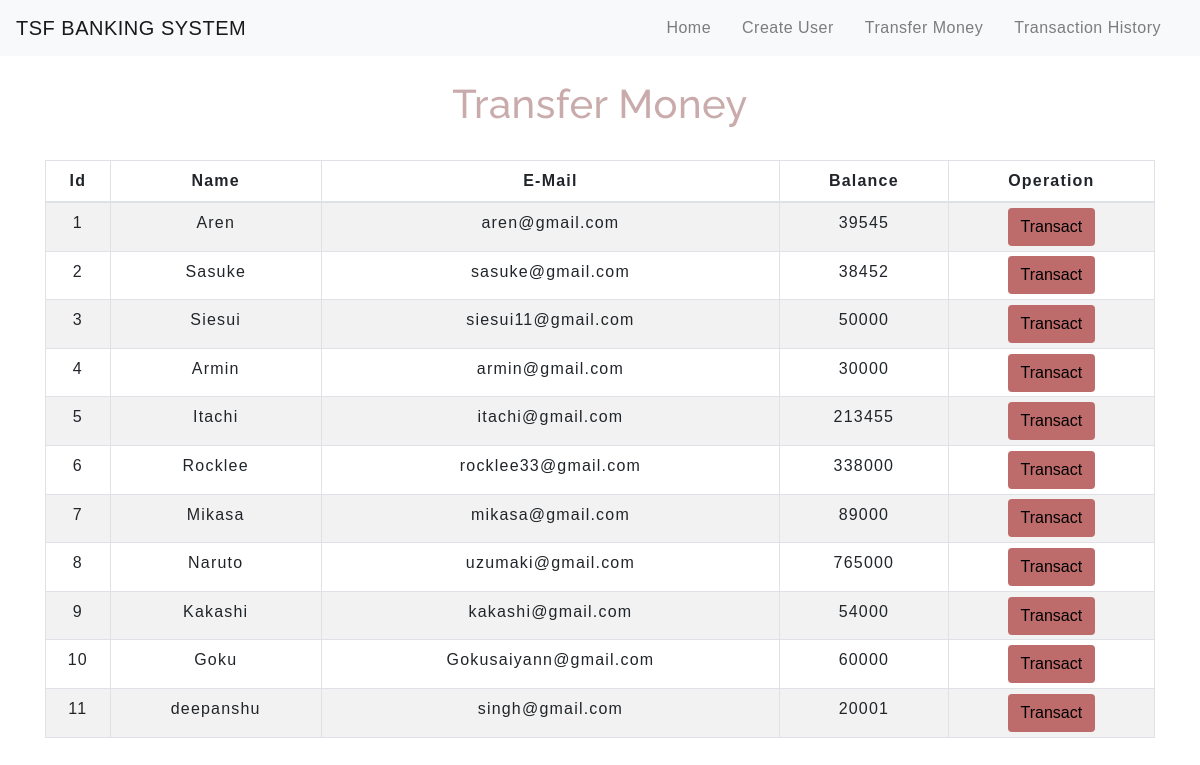
The app's page /transfermoney.php with its own data.
### tables this page shows
CREATE TABLE `users` (
  `id` int(3) NOT NULL,
  `name` text NOT NULL,
  `email` varchar(30) NOT NULL,
  `balance` int(8) NOT NULL
);

### transfermoney.php (the view, shortened to what this page needs)
<!DOCTYPE html>
<html lang="en">
<head>
    <link rel="stylesheet" href="https://maxcdn.bootstrapcdn.com/bootstrap/4.0.0/css/bootstrap.min.css">
    <link rel="stylesheet" type="text/css" href="css/table.css">
    <link rel="stylesheet" type="text/css" href="css/navbar.css">
</head>
<body>
<?php
    include 'config.php';
    $sql = "SELECT * FROM users";
    $result = mysqli_query($conn,$sql);
?>
<?php
  include 'navbar.php';
?>
<div class="container">
        <h2 class="text-center pt-4">Transfer Money</h2>
        <br>
            <div class="row">
                <div class="col">
                    <div class="table-responsive-sm">
                    <table class="table table-hover table-sm table-striped table-condensed table-bordered">
                        <thead>
                            <tr>
                            <th scope="col" class="text-center py-2">Id</th>
                            <th scope="col" class="text-center py-2">Name</th>
                            <th scope="col" class="text-center py-2">E-Mail</th>
                            <th scope="col" class="text-center py-2">Balance</th>
                            <th scope="col" class="text-center py-2">Operation</th>
                            </tr>
                        </thead>
                        <tbody>
                <?php
                    while($rows=mysqli_fetch_assoc($result)){
                ?>
                    <tr>
                        <td class="py-2"><?php echo $rows['id'] ?></td>
                        <td class="py-2"><?php echo $rows['name']?></td>
                        <td class="py-2"><?php echo $rows['email']?></td>
                        <td class="py-2"><?php echo $rows['balance']?></td>
                        <td><a href="selecteduserdetail.php?id= <?php echo $rows['id'] ;?>"> <button type="button" class="btn">Transact</button></a></td>
                    </tr>
                <?php
                    }
                ?>
                        </tbody>
                    </table>
                    </div>
                </div>
            </div>
         </div>
</body>
</html>

### navbar.php (shortened to what this page needs)
<nav class="navbar navbar-expand-md navbar-light bg-light">
<a class="navbar-brand" href="index.php">TSF BANKING SYSTEM</a>
<div class="collapse navbar-collapse" id="collapsibleNavbar">
      <ul class="navbar-nav ml-auto">
        <li class="nav-item">
          <a class="nav-link" href="index.php">Home</a>
        </li>
        <li class="nav-item">
          <a class="nav-link" href="createuser.php">Create User</a>
        </li>
        <li class="nav-item">
          <a class="nav-link" href="transfermoney.php">Transfer Money</a>
        </li>
        <li class="nav-item">
          <a class="nav-link" href="transactionhistory.php">Transaction History</a>
        </li>
    </div>
 </nav>

### css/table.css (style rules this page uses)
* { padding: 0; margin: 0; box-sizing: border-box; font-family: sans-serif; }
h2 { font-size: 40px; }
table { letter-spacing: 1.2px; }
td { text-align: center; }
button { border:none; background: #bd6b6b; transition: 1s; }

### css/navbar.css (style rules this page uses)
.nav-link { margin-right: 15px; color:#5890d8; letter-spacing: 0.5px; transition: 0.5s; }
.navbar-brand { color: #e07373; letter-spacing: 0.5px; }
h2 { color: #caabab; letter-spacing: 0.5px; font-family: raleway; }

### transfermoney.php (style rules this page uses)
button { transition: 1.5s; }

### records on screen
users: id "1", name "Aren", email "aren@gmail.com", balance "39545"
users: id "2", name "Sasuke", email "sasuke@gmail.com", balance "38452"
users: id "3", name "Siesui", email "siesui11@gmail.com", balance "50000"
users: id "4", name "Armin", email "armin@gmail.com", balance "30000"
users: id "5", name "Itachi", email "itachi@gmail.com", balance "213455"
users: id "6", name "Rocklee", email "rocklee33@gmail.com", balance "338000"
users: id "7", name "Mikasa", email "mikasa@gmail.com", balance "89000"
users: id "8", name "Naruto", email "uzumaki@gmail.com", balance "765000"
users: id "9", name "Kakashi", email "kakashi@gmail.com", balance "54000"
users: id "10", name "Goku", email "Gokusaiyann@gmail.com", balance "60000"
users: id "11", name "deepanshu", email "singh@gmail.com", balance "20001"
